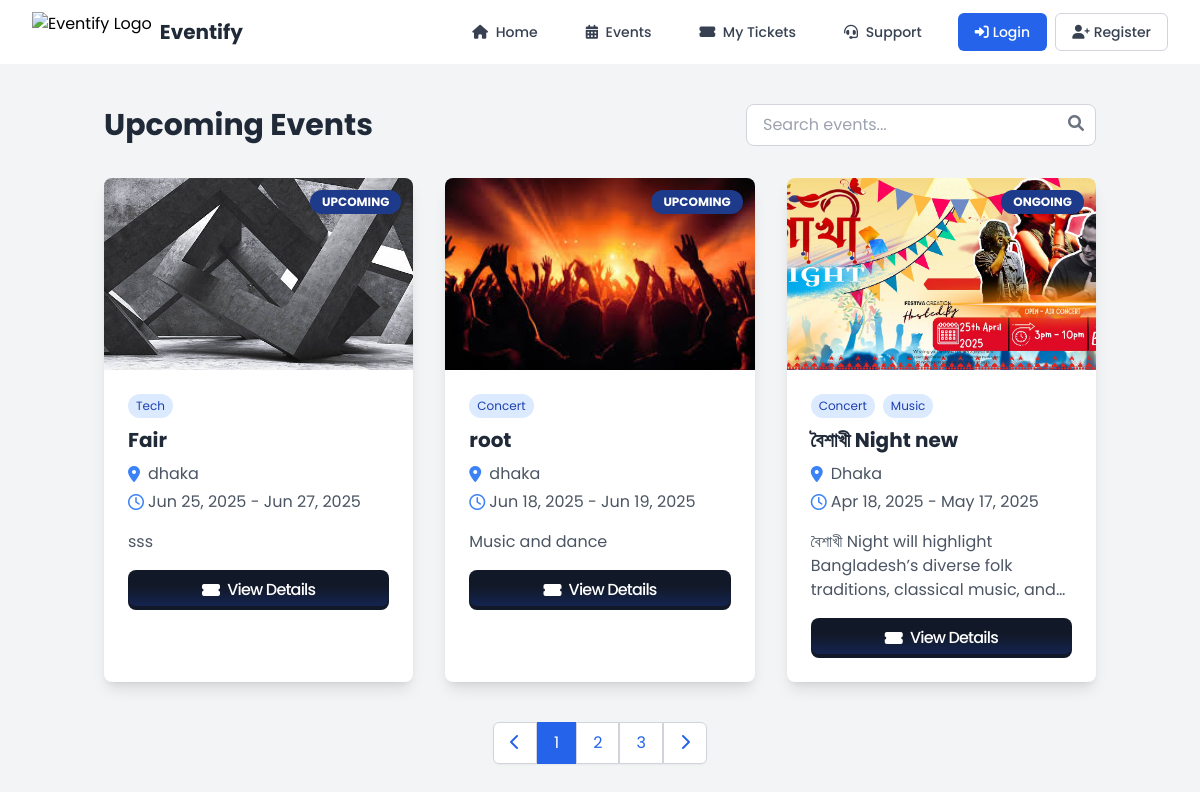
The app's page /allevents/ with its own data.
### eventify/models.py (models this page shows, shortened)
class Event(models.Model):
    EVENT_STATUS_CHOICES = (
        ('upcoming', 'Upcoming'),
        ('ongoing', 'Ongoing'),
        ('completed', 'Completed'),
        ('cancelled', 'Cancelled'),
    )
    organizer = models.ForeignKey(OrganizerProfile, on_delete=models.CASCADE)
    title = models.CharField(max_length=255)
    description = models.TextField()
    banner = models.ImageField(upload_to='event_banners/', blank=True, null=True)
    location = models.CharField(max_length=255)
    venue_address = models.TextField(blank=True, null=True)
    start_time = models.DateTimeField()
    end_time = models.DateTimeField()
    created_at = models.DateTimeField(default=timezone.now)
    categories = models.ManyToManyField(EventCategory, related_name='events')
    is_active = models.BooleanField(default=True)
    status = models.CharField(max_length=20, choices=EVENT_STATUS_CHOICES, default='upcoming')
    featured = models.BooleanField(default=False)
    max_attendees = models.PositiveIntegerField(default=0)  # 0 means unlimited
    ticket_price = models.DecimalField(max_digits=10, decimal_places=2, default=0.00)

class EventCategory(models.Model):
    name = models.CharField(max_length=100)
    def __str__(self):
        return self.name

### eventify/views.py (the view)
# urls.py: path('allevents/', event_view, name='event_view'),
def event_view(request):
    events = Event.objects.filter(is_active=True).order_by('-start_time')
    return render(request, 'events/events.html', {'events': events})

### templates/events/events.html (shortened to what this page needs)
{% extends 'base.html' %}
{% block content %}
<div class="bg-gray-100 min-h-screen py-10">
    <div class="container mx-auto px-4">
        <div class="flex justify-between items-center mb-8">
            <h1 class="text-3xl font-bold text-gray-800">Upcoming Events</h1>
            <div class="relative">
                <input type="text" placeholder="Search events..."
                    class="px-4 py-2 border border-gray-300 rounded-lg focus:outline-none focus:ring-2 focus:ring-blue-500">
                <button class="absolute right-3 top-2 text-gray-500">
                    <i class="fas fa-search"></i>
                </button>
            </div>
        </div>
        <div class="grid grid-cols-1 md:grid-cols-2 lg:grid-cols-3 gap-8">
            {% for event in events %}
            <div class="bg-white rounded-lg overflow-hidden shadow-lg hover:shadow-xl transition-shadow duration-300">
                <div class="relative h-48 overflow-hidden">
                    {% if event.banner %}
                    <img src="{{ event.banner.url }}" alt="{{ event.title }}" class="w-full h-full object-cover">
                    {% else %}
                    <div class="w-full h-full bg-blue-200 flex items-center justify-center">
                        <i class="fas fa-calendar-alt text-6xl text-blue-500"></i>
                    </div>
                    {% endif %}
                    <div
                        class="absolute top-3 right-3 bg-blue-900 text-white text-xs uppercase font-bold rounded-full px-3 py-1">
                        {{ event.status }}
                    </div>
                </div>
                <div class="p-6">
                    <div class="flex flex-wrap items-center gap-2 mb-2">
                        {% for category in event.categories.all %}
                        <span class="bg-blue-100 text-blue-800 text-xs px-2 py-1 rounded-full">
                            {{ category }}
                        </span>
                        {% endfor %}
                    </div>
                    <h2 class="text-xl font-bold text-gray-800 mb-2">{{ event.title }}</h2>
                    <div class="mb-4 text-gray-600">
                        <div class="flex items-center mb-1">
                            <i class="fas fa-map-marker-alt w-5 text-blue-500"></i>
                            <span>{{ event.location }}</span>
                        </div>
                        <div class="flex items-center">
                            <i class="far fa-clock w-5 text-blue-500"></i>
                            <span>{{ event.start_time|date:"M d, Y" }} - {{ event.end_time|date:"M d, Y" }}</span>
                        </div>
                    </div>
                    <p class="text-gray-600 mb-4 line-clamp-3">{{ event.description|truncatechars:150 }}</p>
                    <div class="mt-auto">
                        <a href="{% url 'event_detail' event.id %}"
                            class="relative inline-flex items-center justify-center px-6 py-2 overflow-hidden font-medium tracking-tighter text-white bg-gray-900 rounded-lg group w-full text-center">
                            <span
                                class="absolute inset-0 w-full h-full -mt-1 rounded-lg opacity-30 bg-gradient-to-b from-transparent via-transparent to-blue-800"></span>
                            <span class="relative flex items-center justify-center">
                                <i class="fas fa-ticket-alt mr-2"></i> View Details
                            </span>
                        </a>
                    </div>
                </div>
            </div>
            {% empty %}
            <div class="col-span-full text-center py-16">
                <i class="fas fa-calendar-times text-5xl text-gray-400 mb-4"></i>
                <h3 class="text-2xl font-bold text-gray-700">No Events Available</h3>
                <p class="text-gray-500 mt-2">Check back later for upcoming events.</p>
            </div>
            {% endfor %}
        </div>
        <div class="flex justify-center mt-10">
            <div class="inline-flex rounded-md shadow-sm">
                <a href="#"
                    class="px-4 py-2 bg-white border border-gray-300 rounded-l-md hover:bg-gray-100 text-blue-600">
                    <i class="fas fa-chevron-left"></i>
                </a>
                <a href="#" class="px-4 py-2 bg-blue-600 border border-blue-600 text-white">1</a>
                <a href="#" class="px-4 py-2 bg-white border border-gray-300 hover:bg-gray-100 text-blue-600">2</a>
                <a href="#" class="px-4 py-2 bg-white border border-gray-300 hover:bg-gray-100 text-blue-600">3</a>
                <a href="#"
                    class="px-4 py-2 bg-white border border-gray-300 rounded-r-md hover:bg-gray-100 text-blue-600">
                    <i class="fas fa-chevron-right"></i>
                </a>
            </div>
        </div>
    </div>
</div>
{% endblock %}

### templates/base.html (shortened to what this page needs)
<!DOCTYPE html>
<html lang="en">
<head>
    <script src="https://cdn.tailwindcss.com"></script>
    <link rel="stylesheet" href="https://cdnjs.cloudflare.com/ajax/libs/font-awesome/6.0.0-beta3/css/all.min.css">
</head>
<body>
    <nav class="bg-white shadow-md">
        <div class="max-w-7xl mx-auto px-4 sm:px-6 lg:px-8">
            <div class="flex justify-between h-16">
                <div class="flex items-center">
                    <a href="{% url 'home' %}" class="flex-shrink-0 flex items-center">
                        <img class="h-10 w-auto" src="https://i.postimg.cc/GpfKqZ7L/eventify-logo.png"
                            alt="Eventify Logo">
                        <span class="ml-2 text-xl font-bold text-gray-800">Eventify</span>
                    </a>
                </div>
                <div class="hidden md:flex md:items-center md:space-x-6">
                    <a href="{% url 'home' %}"
                        class="text-gray-700 hover:text-blue-600 px-3 py-2 rounded-md text-sm font-medium transition duration-150">
                        <i class="fas fa-home mr-1"></i> Home
                    </a>
                    <a href="{% url 'event_view' %}"
                        class="text-gray-700 hover:text-blue-600 px-3 py-2 rounded-md text-sm font-medium transition duration-150">
                        <i class="fas fa-calendar-alt mr-1"></i> Events
                    </a>
                    <a href="{% url 'my_tickets' %}"
                        class="text-gray-700 hover:text-blue-600 px-3 py-2 rounded-md text-sm font-medium transition duration-150">
                        <i class="fas fa-ticket-alt mr-1"></i> My Tickets
                    </a>
                    <a href="{% url 'ContactUs' %}"
                        class="text-gray-700 hover:text-blue-600 px-3 py-2 rounded-md text-sm font-medium transition duration-150">
                        <i class="fas fa-headset mr-1"></i> Support
                    </a>
                    {% if user.is_authenticated %}
                    <div class="ml-4 relative flex items-center">
                        <div class="flex items-center border border-gray-200 rounded-full px-3 py-1">
                            <i class="fas fa-user-circle text-gray-600 mr-2"></i>
                            <a href="{% url 'user_profile' %}"
                                class="text-sm font-medium text-gray-700 hover:text-blue-600 hover:underline">
                                Hi, {{ user.username }}
                            </a>
                        </div>
                        <a href="{% url 'logout' %}"
                            class="ml-4 inline-flex items-center px-4 py-2 border border-transparent text-sm font-medium rounded-md text-white bg-red-500 hover:bg-red-600 transition duration-150">
                            <i class="fas fa-sign-out-alt mr-1"></i> Logout
                        </a>
                    </div>
                    {% else %}
                    <div class="flex items-center space-x-2 ml-4">
                        <a href="{% url 'login' %}"
                            class="inline-flex items-center px-4 py-2 border border-transparent text-sm font-medium rounded-md text-white bg-blue-600 hover:bg-blue-700 transition duration-150">
                            <i class="fas fa-sign-in-alt mr-1"></i> Login
                        </a>
                        <a href="{% url 'register' %}"
                            class="inline-flex items-center px-4 py-2 border border-gray-300 text-sm font-medium rounded-md text-gray-700 bg-white hover:bg-gray-50 transition duration-150">
                            <i class="fas fa-user-plus mr-1"></i> Register
                        </a>
                    </div>
                    {% endif %}
                </div>
            </div>
        </div>
    </nav>
    <main>
        {% block content %}{% endblock %}
    </main>
</body>
</html>

### templates/base.html (style rules this page uses)
body { font-family: "Poppins", sans-serif; }

### records on screen
Event: banner (picture), status "UPCOMING", title "Fair", location "dhaka", start_time "Jun 25, 2025", end_time "Jun 27, 2025", description "sss"
EventCategory: name "Tech"
Event: banner (picture), status "UPCOMING", title "root", location "dhaka", start_time "Jun 18, 2025", end_time "Jun 19, 2025", description "Music and dance"
EventCategory: name "Concert"
Event: banner (picture), status "ONGOING", title "বৈশাখী Night new", location "Dhaka", start_time "Apr 18, 2025", end_time "May 17, 2025", description "বৈশাখী Night will highlight Bangladesh’s diverse folk traditions, classical music,…"
EventCategory: name "Music"
